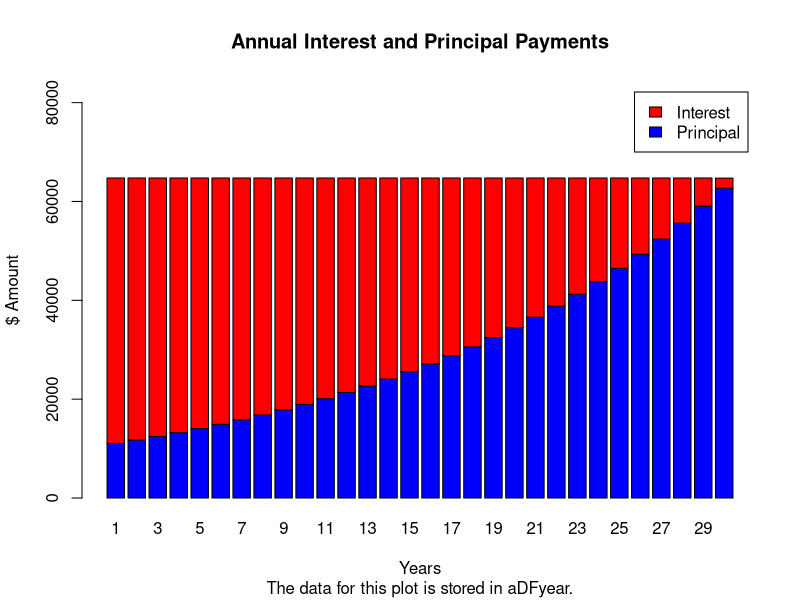

R code for this plot:
mortgage <- function(P=900000, I=6, L=30, amort=TRUE, equal=TRUE) { 
  J <- I/(12 * 100)
  N <- 12 * L
  
  if(equal==TRUE){
  M <- P*J/(1-(1+J)^(-N))
  
  # Monthly payment is stored in monthPay
  monthPay <- M
  TotalCost <- M*N
  }else{
    index <- 1:N
    M <- c()
    M[index] <- P/N*(1 + (N - index + 1)*J)
  }
  # Calculate Amortization for each Month
  if(amort==TRUE) {
    Pt <- P # current principal or amount of the loan
    currP <- NULL
    while(Pt>=0) {
      H <- Pt * J # this is the current monthly interest
      C <- M - H # this is your monthly payment minus your monthly interest, so it is the amount of principal you pay for that month
      Q <- Pt - C # this is the new balance of your principal of your loan
      Pt <- Q # sets P equal to Q and goes back to step 1. The loop continues until the value Q (and hence P) goes to zero
      currP <- c(currP, Pt)
    }
    monthP <- c(P, currP[1:(length(currP)-1)])-currP
    
    #The amortization data for each of the N months is stored in aDFmonth
    aDFmonth <- data.frame(
      Amortization=c(P, currP[1:(length(currP)-1)]), 
      Monthly_Payment=monthP+c((monthPay-monthP)[1:(length(monthP)-1)],0),
      Monthly_Principal=monthP, 
      Monthly_Interest=c((monthPay-monthP)[1:(length(monthP)-1)],0), 
      Year=sort(rep(1:ceiling(N/12), 12))[1:length(monthP)]
    )
    #The amortization data for each of the L years is stored in aDFyear
    aDFyear <- data.frame(
      Amortization=tapply(aDFmonth$Amortization, aDFmonth$Year, max), 
      Annual_Payment=tapply(aDFmonth$Monthly_Payment, aDFmonth$Year, sum), 
      Annual_Principal=tapply(aDFmonth$Monthly_Principal, aDFmonth$Year, sum), 
      Annual_Interest=tapply(aDFmonth$Monthly_Interest, aDFmonth$Year, sum), 
      Year=as.vector(na.omit(unique(aDFmonth$Year)))
    )
    barplot(t(aDFyear[,c(3,4)]), 
            col=c("blue", "red"), 
            main="Annual Interest and Principal Payments", 
            sub="The data for this plot is stored in aDFyear.",
            xlab="Years", ylab="$ Amount", 
            legend.text=c("Principal", "Interest"), 
            ylim=c(0, max(aDFyear$Annual_Payment)*1.3))
  }
}

mortgage()


mortgage2 <- function(P=propertyValue-downPayment, I=interestRate, L=loanTerm, equal=equalOrDecreasing) { 
  J <- I/(12 * 100)
  N <- 12 * L
  
  if(equal==TRUE){
    M <- P*J/(1-(1+J)^(-N))
    
    # Monthly payment is stored in monthPay
    monthPay <- M
    TotalCost <- M*N
  }else{
    index <- 1:N
    M <- c()
    M[index] <- P/N*(1 + (N - index + 1)*J)
    TotalCost <- sum(M)
  }
  
  Pt <- P # current principal or amount of the loan
  currP <- NULL
  while(Pt>=0) {
    H <- Pt * J # this is the current monthly interest
    C <- M - H # this is your monthly payment minus your monthly interest, so it is the amount of principal you pay for that month
    Q <- Pt - C # this is the new balance of your principal of your loan
    Pt <- Q # sets P equal to Q and goes back to step 1. The loop continues until the value Q (and hence P) goes to zero
    currP <- c(currP, Pt)
  }
  monthP <- c(P, currP[1:(length(currP)-1)])-currP
  
  #The amortization data for each of the N months is stored in aDFmonth
  aDFmonth <- data.frame(
    Amortization=c(P, currP[1:(length(currP)-1)]), 
    Monthly_Payment=monthP+c((monthPay-monthP)[1:(length(monthP)-1)],0),
    Monthly_Principal=monthP, 
    Monthly_Interest=c((monthPay-monthP)[1:(length(monthP)-1)],0), 
    Year=sort(rep(1:ceiling(N/12), 12))[1:length(monthP)]
  )
  #The amortization data for each of the L years is stored in aDFyear
  aDFyear <- data.frame(
    Amortization=tapply(aDFmonth$Amortization, aDFmonth$Year, max), 
    Annual_Payment=tapply(aDFmonth$Monthly_Payment, aDFmonth$Year, sum), 
    Annual_Principal=tapply(aDFmonth$Monthly_Principal, aDFmonth$Year, sum), 
    Annual_Interest=tapply(aDFmonth$Monthly_Interest, aDFmonth$Year, sum), 
    Year=as.vector(na.omit(unique(aDFmonth$Year)))
  )
  
}